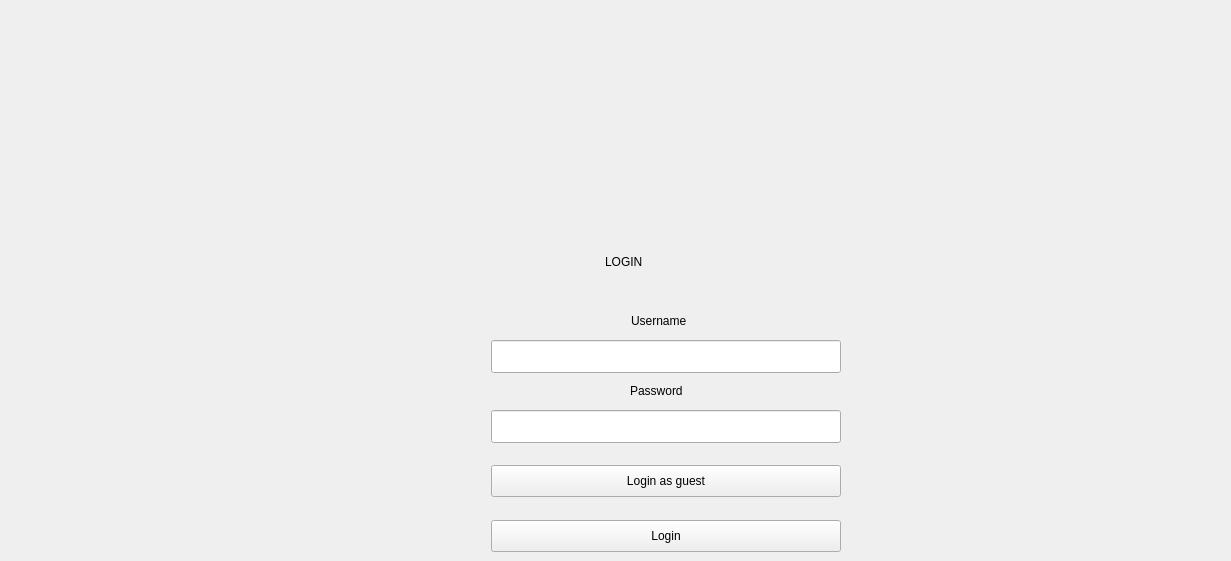
   <widget class="QWidget" name="mainpage">
    <property name="styleSheet">
     <string notr="true"/>
    </property>
    <widget class="PushButton" name="btn_guest">
     <property name="geometry">
      <rect>
       <x>491</x>
       <y>465</y>
       <width>350</width>
       <height>32</height>
      </rect>
     </property>
     <property name="cursor">
      <cursorShape>PointingHandCursor</cursorShape>
     </property>
     <property name="text">
      <string>Login as guest</string>
     </property>
    </widget>
    <widget class="PrimaryPushButton" name="btn_login">
     <property name="geometry">
      <rect>
       <x>491</x>
       <y>520</y>
       <width>350</width>
       <height>32</height>
      </rect>
     </property>
     <property name="cursor">
      <cursorShape>PointingHandCursor</cursorShape>
     </property>
     <property name="text">
      <string>Login</string>
     </property>
    </widget>
    <widget class="ImageLabel" name="bg">
     <property name="geometry">
      <rect>
       <x>0</x>
       <y>0</y>
       <width>72</width>
       <height>72</height>
      </rect>
     </property>
    </widget>
    <widget class="LineEdit" name="ledit_username">
     <property name="geometry">
      <rect>
       <x>491</x>
       <y>340</y>
       <width>350</width>
       <height>33</height>
      </rect>
     </property>
    </widget>
    <widget class="PasswordLineEdit" name="ledit_pw">
     <property name="geometry">
      <rect>
       <x>491</x>
       <y>410</y>
       <width>350</width>
       <height>33</height>
      </rect>
     </property>
    </widget>
    <widget class="BodyLabel" name="BodyLabel">
     <property name="geometry">
      <rect>
       <x>631</x>
       <y>310</y>
       <width>71</width>
       <height>21</height>
      </rect>
     </property>
     <property name="text">
      <string>Username</string>
     </property>
     <property name="lightColor" stdset="0">
      <color>
       <red>255</red>
       <green>255</green>
       <blue>255</blue>
      </color>
     </property>
     <property name="pixelFontSize" stdset="0">
      <number>16</number>
     </property>
    </widget>
    <widget class="BodyLabel" name="BodyLabel_2">
     <property name="geometry">
      <rect>
       <x>630</x>
       <y>380</y>
       <width>71</width>
       <height>21</height>
      </rect>
     </property>
     <property name="text">
      <string>Password</string>
     </property>
     <property name="lightColor" stdset="0">
      <color>
       <red>255</red>
       <green>255</green>
       <blue>255</blue>
      </color>
     </property>
     <property name="pixelFontSize" stdset="0">
      <number>16</number>
     </property>
    </widget>
    <widget class="DisplayLabel" name="DisplayLabel">
     <property name="geometry">
      <rect>
       <x>830</x>
       <y>50</y>
       <width>392</width>
       <height>90</height>
      </rect>
     </property>
     <property name="text">
      <string/>
     </property>
    </widget>
    <widget class="LargeTitleLabel" name="LargeTitleLabel">
     <property name="geometry">
      <rect>
       <x>605</x>
       <y>235</y>
       <width>121</width>
       <height>53</height>
      </rect>
     </property>
     <property name="text">
      <string>LOGIN</string>
     </property>
     <property name="lightColor" stdset="0">
      <color>
       <red>255</red>
       <green>255</green>
       <blue>255</blue>
      </color>
     </property>
    </widget>
    <zorder>bg</zorder>
    <zorder>btn_guest</zorder>
    <zorder>btn_login</zorder>
    <zorder>ledit_username</zorder>
    <zorder>ledit_pw</zorder>
    <zorder>BodyLabel</zorder>
    <zorder>BodyLabel_2</zorder>
    <zorder>DisplayLabel</zorder>
    <zorder>LargeTitleLabel</zorder>
   </widget>
